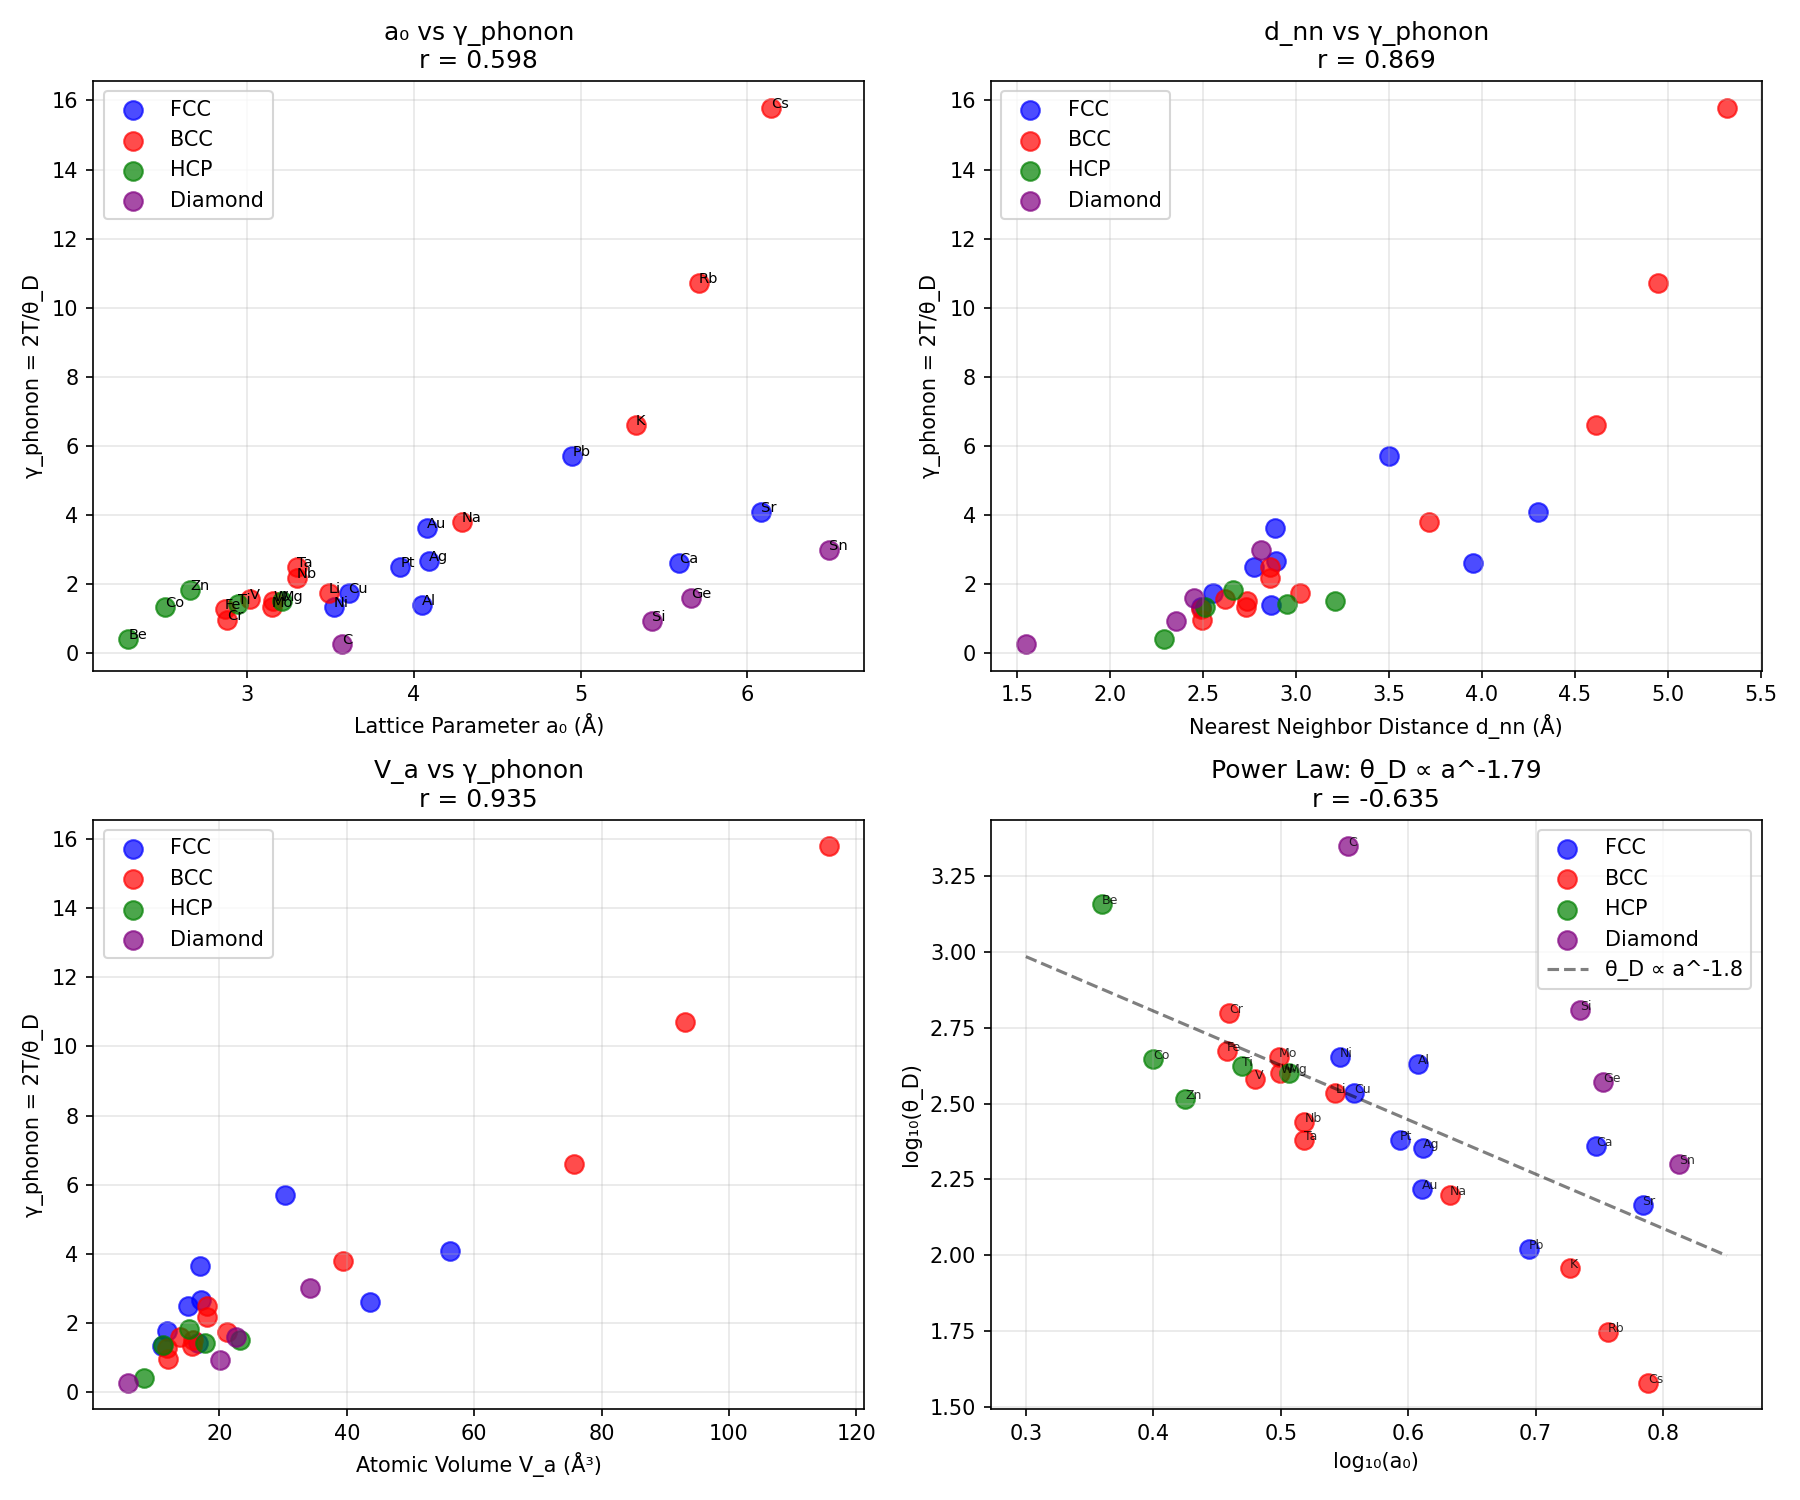

Recreate this plot in Python.
#!/usr/bin/env python3
"""
Chemistry Session #121: Lattice Parameter and Coherence

Test lattice parameter a₀ as coherence determinant.
Related to V_a (#114) and r_a (#119) but may show different behavior.

Hypothesis: a₀ → bond length → spring constant → θ_D → γ_phonon
"""

import numpy as np
import matplotlib.pyplot as plt
from scipy import stats

# Lattice parameter data (Å)
# For FCC: V_a = a³/4, BCC: V_a = a³/2, SC: V_a = a³
# Sources: Wyckoff, Kittel, various crystallographic databases
materials = {
    # FCC metals
    'Cu':  {'a': 3.61, 'structure': 'FCC', 'theta_D': 343, 'mass': 63.5, 'Z': 4},
    'Ag':  {'a': 4.09, 'structure': 'FCC', 'theta_D': 225, 'mass': 107.9, 'Z': 4},
    'Au':  {'a': 4.08, 'structure': 'FCC', 'theta_D': 165, 'mass': 197.0, 'Z': 4},
    'Al':  {'a': 4.05, 'structure': 'FCC', 'theta_D': 428, 'mass': 27.0, 'Z': 4},
    'Ni':  {'a': 3.52, 'structure': 'FCC', 'theta_D': 450, 'mass': 58.7, 'Z': 4},
    'Pt':  {'a': 3.92, 'structure': 'FCC', 'theta_D': 240, 'mass': 195.1, 'Z': 4},
    'Pb':  {'a': 4.95, 'structure': 'FCC', 'theta_D': 105, 'mass': 207.2, 'Z': 4},
    'Ca':  {'a': 5.59, 'structure': 'FCC', 'theta_D': 230, 'mass': 40.1, 'Z': 4},
    'Sr':  {'a': 6.08, 'structure': 'FCC', 'theta_D': 147, 'mass': 87.6, 'Z': 4},

    # BCC metals
    'Li':  {'a': 3.49, 'structure': 'BCC', 'theta_D': 344, 'mass': 6.94, 'Z': 2},
    'Na':  {'a': 4.29, 'structure': 'BCC', 'theta_D': 158, 'mass': 23.0, 'Z': 2},
    'K':   {'a': 5.33, 'structure': 'BCC', 'theta_D': 91, 'mass': 39.1, 'Z': 2},
    'Rb':  {'a': 5.71, 'structure': 'BCC', 'theta_D': 56, 'mass': 85.5, 'Z': 2},
    'Cs':  {'a': 6.14, 'structure': 'BCC', 'theta_D': 38, 'mass': 132.9, 'Z': 2},
    'Fe':  {'a': 2.87, 'structure': 'BCC', 'theta_D': 470, 'mass': 55.8, 'Z': 2},
    'Cr':  {'a': 2.88, 'structure': 'BCC', 'theta_D': 630, 'mass': 52.0, 'Z': 2},
    'V':   {'a': 3.02, 'structure': 'BCC', 'theta_D': 380, 'mass': 50.9, 'Z': 2},
    'Mo':  {'a': 3.15, 'structure': 'BCC', 'theta_D': 450, 'mass': 95.9, 'Z': 2},
    'W':   {'a': 3.16, 'structure': 'BCC', 'theta_D': 400, 'mass': 183.8, 'Z': 2},
    'Ta':  {'a': 3.30, 'structure': 'BCC', 'theta_D': 240, 'mass': 180.9, 'Z': 2},
    'Nb':  {'a': 3.30, 'structure': 'BCC', 'theta_D': 275, 'mass': 92.9, 'Z': 2},

    # HCP metals
    'Mg':  {'a': 3.21, 'structure': 'HCP', 'theta_D': 400, 'mass': 24.3, 'Z': 2, 'c': 5.21},
    'Zn':  {'a': 2.66, 'structure': 'HCP', 'theta_D': 327, 'mass': 65.4, 'Z': 2, 'c': 4.95},
    'Ti':  {'a': 2.95, 'structure': 'HCP', 'theta_D': 420, 'mass': 47.9, 'Z': 2, 'c': 4.69},
    'Co':  {'a': 2.51, 'structure': 'HCP', 'theta_D': 445, 'mass': 58.9, 'Z': 2, 'c': 4.07},
    'Be':  {'a': 2.29, 'structure': 'HCP', 'theta_D': 1440, 'mass': 9.01, 'Z': 2, 'c': 3.58},

    # Diamond structure
    'C':   {'a': 3.57, 'structure': 'Diamond', 'theta_D': 2230, 'mass': 12.0, 'Z': 8},
    'Si':  {'a': 5.43, 'structure': 'Diamond', 'theta_D': 645, 'mass': 28.1, 'Z': 8},
    'Ge':  {'a': 5.66, 'structure': 'Diamond', 'theta_D': 374, 'mass': 72.6, 'Z': 8},
    'Sn':  {'a': 6.49, 'structure': 'Diamond', 'theta_D': 200, 'mass': 118.7, 'Z': 8},  # gray Sn
}

# Calculate derived quantities
T = 300

for mat in materials:
    data = materials[mat]
    data['gamma_phonon'] = 2 * T / data['theta_D']

    # Calculate atomic volume from lattice parameter
    if data['structure'] == 'FCC':
        data['V_a'] = data['a']**3 / 4
    elif data['structure'] == 'BCC':
        data['V_a'] = data['a']**3 / 2
    elif data['structure'] == 'HCP':
        # V = √3/2 × a² × c, with 2 atoms per unit cell
        data['V_a'] = (np.sqrt(3)/2 * data['a']**2 * data['c']) / 2
    elif data['structure'] == 'Diamond':
        data['V_a'] = data['a']**3 / 8

    # Nearest neighbor distance
    if data['structure'] == 'FCC':
        data['d_nn'] = data['a'] / np.sqrt(2)
    elif data['structure'] == 'BCC':
        data['d_nn'] = data['a'] * np.sqrt(3) / 2
    elif data['structure'] == 'HCP':
        data['d_nn'] = data['a']  # Simplified
    elif data['structure'] == 'Diamond':
        data['d_nn'] = data['a'] * np.sqrt(3) / 4

# Extract arrays
names = list(materials.keys())
a = np.array([materials[m]['a'] for m in names])
theta_D = np.array([materials[m]['theta_D'] for m in names])
gamma_phonon = np.array([materials[m]['gamma_phonon'] for m in names])
V_a = np.array([materials[m]['V_a'] for m in names])
mass = np.array([materials[m]['mass'] for m in names])
d_nn = np.array([materials[m]['d_nn'] for m in names])

print("=" * 70)
print("CHEMISTRY SESSION #121: LATTICE PARAMETER AND COHERENCE")
print("=" * 70)

print(f"\nDataset: {len(names)} materials")
print(f"a₀ range: {np.min(a):.2f} - {np.max(a):.2f} Å")

# Test 1: a vs γ_phonon
r1, p1 = stats.pearsonr(a, gamma_phonon)
print(f"\n1. a₀ vs γ_phonon: r = {r1:.3f}, p = {p1:.2e}")

# Test 2: d_nn vs γ_phonon (nearest neighbor distance)
r2, p2 = stats.pearsonr(d_nn, gamma_phonon)
print(f"2. d_nn vs γ_phonon: r = {r2:.3f}")

# Test 3: V_a vs γ_phonon (confirms #114)
r3, p3 = stats.pearsonr(V_a, gamma_phonon)
print(f"3. V_a vs γ_phonon: r = {r3:.3f}")
if abs(r3) > 0.9:
    print("   Confirms Session #114 (V_a EXCELLENT)")

# Test 4: a vs θ_D
r4, p4 = stats.pearsonr(a, theta_D)
print(f"\n4. a₀ vs θ_D: r = {r4:.3f}")

# Test 5: d_nn/√M vs θ_D (Debye model expects correlation)
d_over_sqrtM = d_nn / np.sqrt(mass)
r5, p5 = stats.pearsonr(d_over_sqrtM, theta_D)
print(f"5. d_nn/√M vs θ_D: r = {r5:.3f}")

# Test 6: Power law
log_a = np.log(a)
log_theta = np.log(theta_D)
r6, _ = stats.pearsonr(log_a, log_theta)
slope6, intercept6, _, _, _ = stats.linregress(log_a, log_theta)
print(f"\n6. log(a) vs log(θ_D): r = {r6:.3f}")
print(f"   Power law: θ_D ∝ a^{slope6:.2f}")

# Structure analysis
print("\n" + "=" * 70)
print("STRUCTURE-DEPENDENT ANALYSIS")
print("=" * 70)

structures = ['FCC', 'BCC', 'HCP', 'Diamond']
print(f"\n{'Structure':<10} {'Mean a':<10} {'Mean θ_D':<10} {'Mean γ_ph':<10} {'Count'}")
print("-" * 50)

for struct in structures:
    members = [m for m in names if materials[m]['structure'] == struct]
    if len(members) >= 2:
        struct_a = [materials[m]['a'] for m in members]
        struct_theta = [materials[m]['theta_D'] for m in members]
        struct_gamma = [materials[m]['gamma_phonon'] for m in members]
        print(f"{struct:<10} {np.mean(struct_a):<10.2f} {np.mean(struct_theta):<10.0f} "
              f"{np.mean(struct_gamma):<10.2f} {len(members)}")

# Within-structure correlations
print("\n" + "-" * 70)
print("WITHIN-STRUCTURE CORRELATIONS (a vs γ_phonon)")
print("-" * 70)

for struct in structures:
    members = [m for m in names if materials[m]['structure'] == struct]
    if len(members) >= 4:
        struct_a = [materials[m]['a'] for m in members]
        struct_gamma = [materials[m]['gamma_phonon'] for m in members]
        r_ws, _ = stats.pearsonr(struct_a, struct_gamma)
        print(f"  {struct}: r = {r_ws:.3f} (n={len(members)})")

# Nearest neighbor vs lattice parameter
print("\n" + "=" * 70)
print("NEAREST NEIGHBOR ANALYSIS")
print("=" * 70)

print(f"\nNearest neighbor distance d_nn:")
print(f"{'Element':<5} {'a (Å)':<8} {'d_nn (Å)':<10} {'θ_D (K)':<8} {'γ_phonon':<10}")
print("-" * 50)

# Sort by d_nn
sorted_mats = sorted(names, key=lambda m: materials[m]['d_nn'])
for m in sorted_mats[:10]:
    print(f"{m:<5} {materials[m]['a']:<8.2f} {materials[m]['d_nn']:<10.2f} "
          f"{materials[m]['theta_D']:<8} {materials[m]['gamma_phonon']:<10.2f}")

print("\n...")
for m in sorted_mats[-5:]:
    print(f"{m:<5} {materials[m]['a']:<8.2f} {materials[m]['d_nn']:<10.2f} "
          f"{materials[m]['theta_D']:<8} {materials[m]['gamma_phonon']:<10.2f}")

# Summary
print("\n" + "=" * 70)
print("SESSION #121 SUMMARY")
print("=" * 70)

print(f"""
Key Results:
- a₀ vs γ_phonon: r = {r1:.3f}
- d_nn vs γ_phonon: r = {r2:.3f}
- V_a vs γ_phonon: r = {r3:.3f}
- θ_D ∝ a^{slope6:.2f}: r = {r6:.3f}

Comparison:
- V_a (#114): r = 0.956
- r_cov (#119): r = 0.796
- a₀ (#121): r = {r1:.3f}
- d_nn (#121): r = {r2:.3f}
""")

if abs(r2) > abs(r1):
    print("Nearest neighbor distance d_nn is BETTER than lattice parameter a₀")
    print("Bond length directly sets phonon scale")
else:
    print("Lattice parameter shows similar correlation to other length scales")

# Create visualization
fig, axes = plt.subplots(2, 2, figsize=(12, 10))

# Plot 1: a vs γ_phonon by structure
ax1 = axes[0, 0]
colors = {'FCC': 'blue', 'BCC': 'red', 'HCP': 'green', 'Diamond': 'purple'}

for struct in structures:
    members = [m for m in names if materials[m]['structure'] == struct]
    struct_a = [materials[m]['a'] for m in members]
    struct_gamma = [materials[m]['gamma_phonon'] for m in members]
    ax1.scatter(struct_a, struct_gamma, c=colors[struct], label=struct, s=80, alpha=0.7)
    for i, m in enumerate(members):
        ax1.annotate(m, (struct_a[i], struct_gamma[i]), fontsize=7)

ax1.set_xlabel('Lattice Parameter a₀ (Å)')
ax1.set_ylabel('γ_phonon = 2T/θ_D')
ax1.set_title(f'a₀ vs γ_phonon\nr = {r1:.3f}')
ax1.legend(loc='best')
ax1.grid(True, alpha=0.3)

# Plot 2: d_nn vs γ_phonon
ax2 = axes[0, 1]
for struct in structures:
    members = [m for m in names if materials[m]['structure'] == struct]
    struct_d = [materials[m]['d_nn'] for m in members]
    struct_gamma = [materials[m]['gamma_phonon'] for m in members]
    ax2.scatter(struct_d, struct_gamma, c=colors[struct], label=struct, s=80, alpha=0.7)

ax2.set_xlabel('Nearest Neighbor Distance d_nn (Å)')
ax2.set_ylabel('γ_phonon = 2T/θ_D')
ax2.set_title(f'd_nn vs γ_phonon\nr = {r2:.3f}')
ax2.legend(loc='best')
ax2.grid(True, alpha=0.3)

# Plot 3: V_a vs γ_phonon (confirms #114)
ax3 = axes[1, 0]
for struct in structures:
    members = [m for m in names if materials[m]['structure'] == struct]
    struct_V = [materials[m]['V_a'] for m in members]
    struct_gamma = [materials[m]['gamma_phonon'] for m in members]
    ax3.scatter(struct_V, struct_gamma, c=colors[struct], label=struct, s=80, alpha=0.7)

ax3.set_xlabel('Atomic Volume V_a (Å³)')
ax3.set_ylabel('γ_phonon = 2T/θ_D')
ax3.set_title(f'V_a vs γ_phonon\nr = {r3:.3f}')
ax3.legend(loc='best')
ax3.grid(True, alpha=0.3)

# Plot 4: log-log power law
ax4 = axes[1, 1]
for struct in structures:
    members = [m for m in names if materials[m]['structure'] == struct]
    struct_log_a = [np.log10(materials[m]['a']) for m in members]
    struct_log_theta = [np.log10(materials[m]['theta_D']) for m in members]
    ax4.scatter(struct_log_a, struct_log_theta, c=colors[struct], label=struct, s=80, alpha=0.7)
    for i, m in enumerate(members):
        ax4.annotate(m, (struct_log_a[i], struct_log_theta[i]), fontsize=6, alpha=0.8)

# Add power law fit
x_fit = np.linspace(0.3, 0.85, 50)
y_fit = slope6 * x_fit + intercept6/np.log(10)  # Convert intercept
ax4.plot(x_fit, y_fit, 'k--', alpha=0.5, label=f'θ_D ∝ a^{slope6:.1f}')

ax4.set_xlabel('log₁₀(a₀)')
ax4.set_ylabel('log₁₀(θ_D)')
ax4.set_title(f'Power Law: θ_D ∝ a^{slope6:.2f}\nr = {r6:.3f}')
ax4.legend(loc='best')
ax4.grid(True, alpha=0.3)

plt.tight_layout()
plt.savefig('/mnt/c/exe/projects/ai-agents/Synchronism/simulations/chemistry/lattice_parameter_coherence.png', dpi=150)
plt.close()

print("\nFigure saved: lattice_parameter_coherence.png")

# Final assessment
print("\n" + "=" * 70)
print("VALIDATION STATUS")
print("=" * 70)

if abs(r3) > 0.9:
    print("\n✓ EXCELLENT VALIDATION (via V_a)")
    print(f"  V_a vs γ_phonon: r = {r3:.3f}")
    print("  Confirms Session #114")
    print("\n  Hierarchy of length scales:")
    print(f"    V_a: r = {r3:.3f} (best)")
    print(f"    d_nn: r = {r2:.3f}")
    print(f"    a₀: r = {r1:.3f}")
elif abs(r2) > 0.8:
    print("\n✓ GOOD VALIDATION")
    print(f"  d_nn vs γ_phonon: r = {r2:.3f}")
    print("  Nearest neighbor distance sets phonon scale")
else:
    print("\n○ MODERATE")
    print("  All length scales show similar correlations")
    print("  V_a (#114) remains best coherence determinant")
